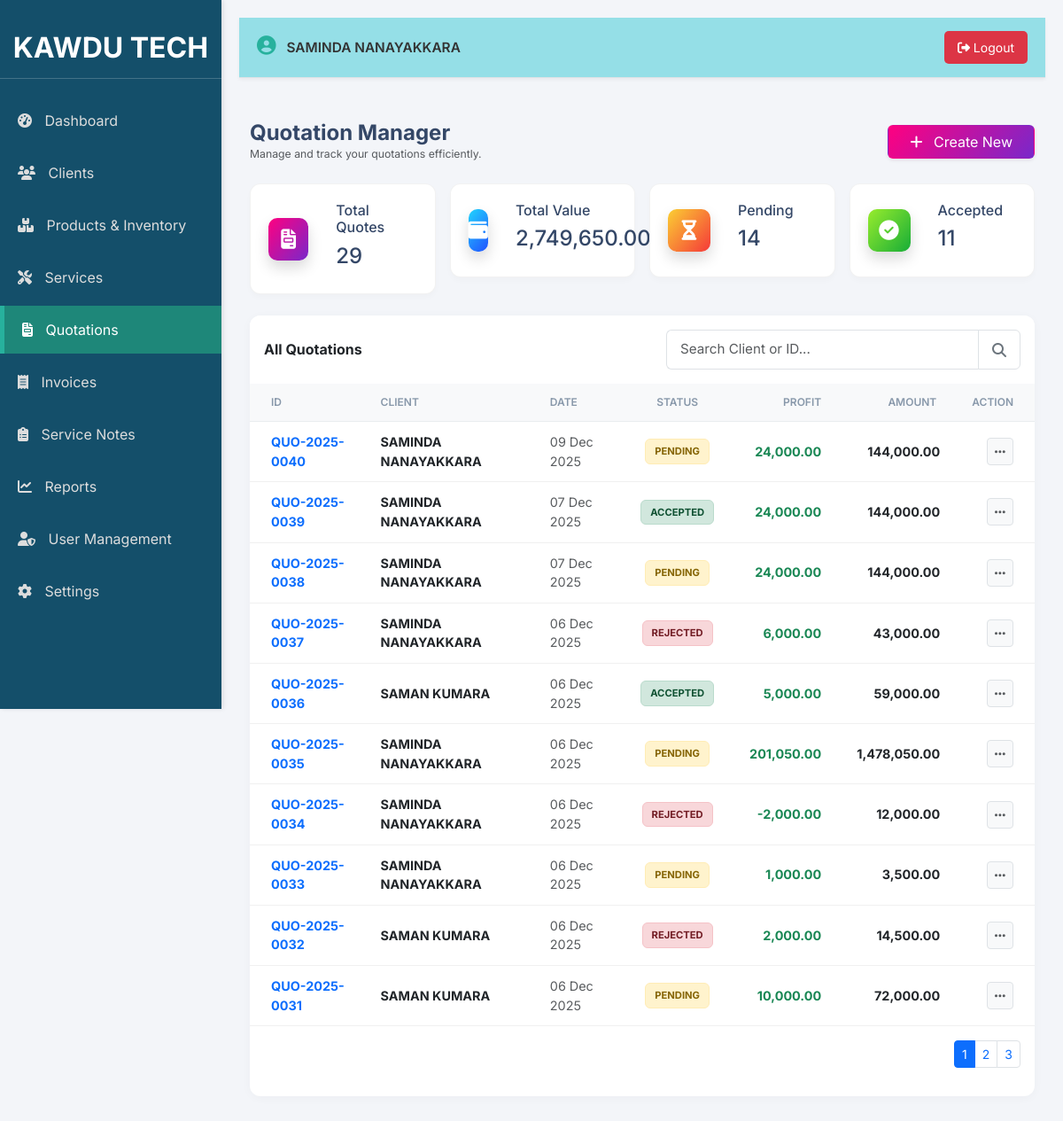
Screenshot of /quotations.php (signed in) with the database file from the repository.
### tables this page shows
CREATE TABLE `quotations` (
  `quotation_id` int(11) NOT NULL,
  `quotation_number` varchar(50) NOT NULL,
  `client_id` int(11) NOT NULL,
  `user_id` int(11) NOT NULL,
  `quotation_date` date NOT NULL,
  `valid_until` date DEFAULT NULL,
  `sub_total` decimal(10,2) NOT NULL DEFAULT 0.00,
  `tax_amount` decimal(10,2) NOT NULL DEFAULT 0.00,
  `grand_total` decimal(10,2) NOT NULL DEFAULT 0.00,
  `status` enum('Pending','Accepted','Rejected') NOT NULL DEFAULT 'Pending',
  `quotation_terms` text DEFAULT NULL,
  `created_at` timestamp NOT NULL DEFAULT current_timestamp()
);

CREATE TABLE `clients` (
  `client_id` int(11) NOT NULL,
  `client_name` varchar(255) NOT NULL,
  `address` text DEFAULT NULL,
  `phone` varchar(20) DEFAULT NULL,
  `email` varchar(100) DEFAULT NULL,
  `whatsapp` varchar(15) DEFAULT NULL,
  `rating` int(1) NOT NULL DEFAULT 5
);

### quotations.php (the view, shortened to what this page needs)
<?php
require_once 'db_connect.php';
$conn = new mysqli($servername, $username, $password, $dbname);
require_once 'header.php';
$stats = ['total' => 0, 'total_val' => 0, 'pending' => 0, 'accepted' => 0];
$res_stats = $conn->query("SELECT COUNT(*) as count, SUM(grand_total) as value, status FROM quotations GROUP BY status");
if($res_stats) { while ($row = $res_stats->fetch_assoc()) { $stats['total'] += $row['count']; $stats['total_val'] += $row['value']; if ($row['status'] == 'Pending') $stats['pending'] = $row['count']; elseif ($row['status'] == 'Accepted') $stats['accepted'] = $row['count']; } }
$grand_total_value = $conn->query("SELECT SUM(grand_total) as val FROM quotations")->fetch_assoc()['val'] ?? 0;
$limit = 10; $page = isset($_GET['page']) ? (int)$_GET['page'] : 1; $start = ($page - 1) * $limit;
$search = isset($_GET['search']) ? $conn->real_escape_string($_GET['search']) : '';
$where = "WHERE 1=1"; if (!empty($search)) { $where .= " AND (q.quotation_number LIKE '%$search%' OR c.client_name LIKE '%$search%')"; }
$sql = "SELECT q.*, c.client_name, (SELECT SUM((qi.unit_price - qi.buy_price) * qi.quantity) FROM quotation_items qi WHERE qi.quotation_id = q.quotation_id) as total_profit FROM quotations q LEFT JOIN clients c ON q.client_id = c.client_id $where ORDER BY q.quotation_id DESC LIMIT $start, $limit";
$result = $conn->query($sql);
$total_records = $conn->query("SELECT COUNT(*) as count FROM quotations q LEFT JOIN clients c ON q.client_id = c.client_id $where")->fetch_assoc()['count'];
$total_pages = ceil($total_records / $limit);
?>
<link href="https://cdn.jsdelivr.net/npm/select2@4.1.0-rc.0/dist/css/select2.min.css" rel="stylesheet" />
<link href="https://cdn.jsdelivr.net/npm/select2-bootstrap-5-theme@1.3.0/dist/select2-bootstrap-5-theme.min.css" rel="stylesheet" />
<div class="container-fluid py-4">
    <div class="d-flex justify-content-between align-items-center mb-4">
        <div><h4 class="mb-0 fw-bold">Quotation Manager</h4><p class="text-muted small mb-0">Manage and track your quotations efficiently.</p></div>
        <button class="btn bg-gradient-primary text-white shadow-sm px-4" onclick="openCreateModal()"><i class="fas fa-plus me-2"></i> Create New</button>
    </div>
    <div class="row g-3 mb-4">
        <div class="col-xl-3 col-sm-6"><div class="stat-card"><div class="icon-shape bg-gradient-primary shadow"><i class="fas fa-file-invoice"></i></div><div class="ms-3"><h6>Total Quotes</h6><h4><?php echo number_format($stats['total']); ?></h4></div></div></div>
        <div class="col-xl-3 col-sm-6"><div class="stat-card"><div class="icon-shape bg-gradient-info shadow"><i class="fas fa-wallet"></i></div><div class="ms-3"><h6>Total Value</h6><h4><?php echo number_format($grand_total_value, 2); ?></h4></div></div></div>
        <div class="col-xl-3 col-sm-6"><div class="stat-card"><div class="icon-shape bg-gradient-warning shadow"><i class="fas fa-hourglass-half"></i></div><div class="ms-3"><h6>Pending</h6><h4><?php echo number_format($stats['pending']); ?></h4></div></div></div>
        <div class="col-xl-3 col-sm-6"><div class="stat-card"><div class="icon-shape bg-gradient-success shadow"><i class="fas fa-check-circle"></i></div><div class="ms-3"><h6>Accepted</h6><h4><?php echo number_format($stats['accepted']); ?></h4></div></div></div>
    </div>
    <div class="card card-table">
        <div class="card-header bg-white border-bottom-0 pb-0 pt-3">
            <div class="d-flex justify-content-between align-items-center">
                <h6 class="mb-0 fw-bold">All Quotations</h6>
                <form method="GET" id="searchForm" class="search-group">
                    <div class="input-group">
                        <input type="text" id="mainSearch" name="search" class="form-control form-control-search" placeholder="Search Client or ID..." value="<?php echo htmlspecialchars($search); ?>" autocomplete="off">
                        <button class="btn btn-search" type="submit"><i class="fas fa-search"></i></button>
                    </div>
                </form>
            </div>
        </div>
        <div class="card-body px-0 pt-3">
            <div class="table-responsive" style="min-height: 400px;">
                <table class="table table-hover align-middle mb-0">
                    <thead><tr>
                        <th class="ps-4">ID</th>
                        <th>Client</th>
                        <th>Date</th>
                        <th class="text-center">Status</th>
                        <?php if($userType === 'Admin'): ?>
                        <th class="text-end">Profit</th>
                        <?php endif; ?>
                        <th class="text-end">Amount</th>
                        <th class="text-end pe-4">Action</th>
                    </tr></thead>
                    <tbody><?php if ($result && $result->num_rows > 0): while ($row = $result->fetch_assoc()): ?><tr>
                        <td class="ps-4 fw-bold text-primary"><?php echo $row['quotation_number']; ?></td>
                        <td><div class="fw-bold text-dark"><?php echo htmlspecialchars($row['client_name'] ?? 'Unknown'); ?></div></td>
                        <td class="text-muted small"><?php echo date('d M Y', strtotime($row['quotation_date'])); ?></td>
                        <td class="text-center"><?php $s = $row['status']; $cls = ($s=='Accepted')?'status-accepted':(($s=='Rejected')?'status-rejected':'status-pending'); ?><span class="badge-status <?php echo $cls; ?>"><?php echo $s; ?></span></td>
                        <?php if($userType === 'Admin'): ?>
                        <td class="text-end fw-bold text-success"><?php echo number_format($row['total_profit'] ?? 0, 2); ?></td>
                        <?php endif; ?>
                        <td class="text-end fw-bold text-dark pe-3"><?php echo number_format($row['grand_total'], 2); ?></td>
                        <td class="text-end pe-4"><button class="btn btn-sm btn-light border" onclick="openActionDrawer('<?php echo $row['quotation_id']; ?>', '<?php echo $row['quotation_number']; ?>', '<?php echo $row['status']; ?>')"><i class="fas fa-ellipsis-h text-muted"></i></button></td>
                    </tr><?php endwhile; else: ?><tr><td colspan="7" class="text-center py-5 text-muted">No records found.</td></tr><?php endif; ?></tbody>
                </table>
            </div>
            <?php if ($total_pages > 1): ?><div class="d-flex justify-content-end p-3"><nav><ul class="pagination pagination-sm mb-0"><?php for ($i=1; $i<=$total_pages; $i++): ?><li class="page-item <?php echo ($i==$page)?'active':''; ?>"><a class="page-link" href="?page=<?php echo $i; ?>"><?php echo $i; ?></a></li><?php endfor; ?></ul></nav></div><?php endif; ?>
        </div>
    </div>
</div>
<?php $conn->close(); require_once 'footer.php'; ?>

### styles.css (style rules this page uses)
:root { --sidebar-bg: #144f6a; --primary-color: #27b19d; --accent-color: #1e8779; --light-grey-bg: #f0f0f0; --secondary-bg: #f8f9fa; --modal-bg: #f0f0f0; --header-bg: #d4edda; --header-text: #155724; --sidebar-width: 250px; --top-nav-bg: #95dfe7; --icon-area-bg: #9dadc1; }
body { background-color: var(--secondary-bg); font-family: 'Noto Sans Sinhala', 'Roboto', sans-serif; font-size: 14px; margin: 0; padding: 0; }

### quotations.php (style rules this page uses)
body { background-color: #f3f5f9; font-family: 'Inter', sans-serif; color: #344767; }
.stat-card { background: #fff; border-radius: 12px; padding: 20px; box-shadow: 0 4px 6px rgba(0,0,0,0.02); border: 1px solid rgba(0,0,0,0.05); display: flex; align-items: center; transition: 0.2s; }
.icon-shape { width: 48px; height: 48px; border-radius: 10px; display: flex; align-items: center; justify-content: center; margin-right: 15px; font-size: 1.4rem; color: #fff; }
.bg-gradient-primary { background: linear-gradient(310deg, #7928ca, #ff0080); }
.bg-gradient-success { background: linear-gradient(310deg, #17ad37, #98ec2d); }
.bg-gradient-info { background: linear-gradient(310deg, #2152ff, #21d4fd); }
.bg-gradient-warning { background: linear-gradient(310deg, #f53939, #fbcf33); }
.card-table { background: #fff; border-radius: 12px; border: none; box-shadow: 0 2px 12px rgba(0,0,0,0.03); overflow: hidden; }
.table thead th { background-color: #f8f9fa; color: #8898aa; font-weight: 600; text-transform: uppercase; font-size: 0.75rem; padding: 12px 20px; border-bottom: 1px solid #e9ecef; }
.table tbody td { padding: 12px 20px; vertical-align: middle; border-bottom: 1px solid #f0f0f0; font-size: 0.9rem; color: #495057; }
.badge-status { padding: 5px 10px; border-radius: 6px; font-size: 0.7rem; font-weight: 700; text-transform: uppercase; display: inline-flex; align-items: center; }
.status-accepted { background: #d1e7dd; color: #0f5132; border: 1px solid #badbcc; }
.status-pending { background: #fff3cd; color: #856404; border: 1px solid #ffecb5; }
.status-rejected { background: #f8d7da; color: #721c24; border: 1px solid #f5c2c7; }
.search-group { position: relative; width: 100%; max-width: 400px; }
.form-control-search { border-radius: 6px 0 0 6px !important; border: 1px solid #dee2e6; border-right: none; padding: 10px 15px; font-size: 0.95rem; box-shadow: none !important; padding-right: 40px; }
.btn-search { border-radius: 0 6px 6px 0 !important; border: 1px solid #dee2e6; background: #fff; color: #6c757d; padding: 0 15px; z-index: 10; }

### rows the page displays
quotations: quotation_number "QUO-2025-0040", client.client_name "SAMINDA NANAYAKKARA", quotation_date "09 Dec 2025", status "PENDING", total_profit "24,000.00", grand_total "144,000.00"
quotations: quotation_number "QUO-2025-0039", client.client_name "SAMINDA NANAYAKKARA", quotation_date "07 Dec 2025", status "ACCEPTED", total_profit "24,000.00", grand_total "144,000.00"
quotations: quotation_number "QUO-2025-0038", client.client_name "SAMINDA NANAYAKKARA", quotation_date "07 Dec 2025", status "PENDING", total_profit "24,000.00", grand_total "144,000.00"
quotations: quotation_number "QUO-2025-0037", client.client_name "SAMINDA NANAYAKKARA", quotation_date "06 Dec 2025", status "REJECTED", total_profit "6,000.00", grand_total "43,000.00"
quotations: quotation_number "QUO-2025-0036", client.client_name "SAMAN KUMARA", quotation_date "06 Dec 2025", status "ACCEPTED", total_profit "5,000.00", grand_total "59,000.00"
quotations: quotation_number "QUO-2025-0035", client.client_name "SAMINDA NANAYAKKARA", quotation_date "06 Dec 2025", status "PENDING", total_profit "201,050.00", grand_total "1,478,050.00"
quotations: quotation_number "QUO-2025-0034", client.client_name "SAMINDA NANAYAKKARA", quotation_date "06 Dec 2025", status "REJECTED", total_profit "-2,000.00", grand_total "12,000.00"
quotations: quotation_number "QUO-2025-0033", client.client_name "SAMINDA NANAYAKKARA", quotation_date "06 Dec 2025", status "PENDING", total_profit "1,000.00", grand_total "3,500.00"
quotations: quotation_number "QUO-2025-0032", client.client_name "SAMAN KUMARA", quotation_date "06 Dec 2025", status "REJECTED", total_profit "2,000.00", grand_total "14,500.00"
quotations: quotation_number "QUO-2025-0031", client.client_name "SAMAN KUMARA", quotation_date "06 Dec 2025", status "PENDING", total_profit "10,000.00", grand_total "72,000.00"

### other values shown
$userName "SAMINDA NANAYAKKARA"
$stats['total'] "29"
$grand_total_value "2,749,650.00"
$stats['pending'] "14"
$stats['accepted'] "11"
